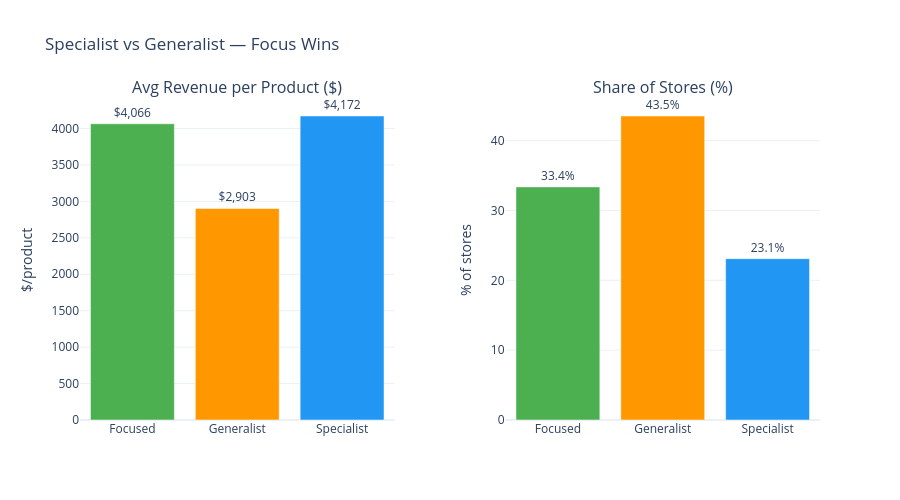

Source (notebook cell):
### Markdown cell above
### 4.1 — Specialist vs Generalist: Revenue per Product

### Code cell
type_stats = (
    df.groupby(STORE_TYPE_COL)
    .agg(
        store_count=(STORE_TYPE_COL, 'size'),
        avg_rev_per_product=(AVG_REV_COL, 'mean'),
        total_revenue=(TOTAL_REV_COL, 'sum'),
        avg_products=(PRODUCT_COUNT_COL, 'mean'),
        avg_rating=(AVG_RATING_COL, 'mean')
    )
    .reset_index()
)
type_stats['pct_stores'] = type_stats['store_count'] / type_stats['store_count'].sum() * 100

print(type_stats.to_string(index=False))

fig = make_subplots(rows=1, cols=2, subplot_titles=['Avg Revenue per Product ($)', 'Share of Stores (%)'],
                    horizontal_spacing=0.15)

colors = {'Specialist': '#2196F3', 'Focused': '#4CAF50', 'Generalist': '#FF9800'}
for _, row in type_stats.iterrows():
    c = colors.get(row[STORE_TYPE_COL], '#999')
    fig.add_trace(go.Bar(x=[row[STORE_TYPE_COL]], y=[row['avg_rev_per_product']],
                         name=row[STORE_TYPE_COL], marker_color=c,
                         text=[f'${row["avg_rev_per_product"]:,.0f}'], textposition='outside'),
                  row=1, col=1)
    fig.add_trace(go.Bar(x=[row[STORE_TYPE_COL]], y=[row['pct_stores']],
                         marker_color=c, showlegend=False,
                         text=[f'{row["pct_stores"]:.1f}%'], textposition='outside'),
                  row=1, col=2)

fig.update_layout(title='Specialist vs Generalist — Focus Wins',
                  template=TEMPLATE, height=500, showlegend=False)
fig.update_yaxes(title_text='$/product', row=1, col=1)
fig.update_yaxes(title_text='% of stores', row=1, col=2)
save_chart(fig, '03_specialist_vs_generalist')
fig.show()

### Figure 1 — Plotly figure (JSON) as saved in the notebook; plotly's stock layout.template omitted (floating-point values rounded to 4 significant figures)
{"data": [{"marker": {"color": "#4CAF50"}, "name": "Focused", "text": ["$4,066"], "textposition": "outside", "type": "bar", "x": ["Focused"], "xaxis": "x", "y": [4066.0], "yaxis": "y"}, {"marker": {"color": "#4CAF50"}, "showlegend": false, "text": ["33.4%"], "textposition": "outside", "type": "bar", "x": ["Focused"], "xaxis": "x2", "y": [33.38], "yaxis": "y2"}, {"marker": {"color": "#FF9800"}, "name": "Generalist", "text": ["$2,903"], "textposition": "outside", "type": "bar", "x": ["Generalist"], "xaxis": "x", "y": [2903.0], "yaxis": "y"}, {"marker": {"color": "#FF9800"}, "showlegend": false, "text": ["43.5%"], "textposition": "outside", "type": "bar", "x": ["Generalist"], "xaxis": "x2", "y": [43.53], "yaxis": "y2"}, {"marker": {"color": "#2196F3"}, "name": "Specialist", "text": ["$4,172"], "textposition": "outside", "type": "bar", "x": ["Specialist"], "xaxis": "x", "y": [4172.0], "yaxis": "y"}, {"marker": {"color": "#2196F3"}, "showlegend": false, "text": ["23.1%"], "textposition": "outside", "type": "bar", "x": ["Specialist"], "xaxis": "x2", "y": [23.1], "yaxis": "y2"}], "layout": {"annotations": [{"font": {"size": 16}, "showarrow": false, "text": "Avg Revenue per Product ($)", "x": 0.2125, "xanchor": "center", "xref": "paper", "y": 1, "yanchor": "bottom", "yref": "paper"}, {"font": {"size": 16}, "showarrow": false, "text": "Share of Stores (%)", "x": 0.7875, "xanchor": "center", "xref": "paper", "y": 1, "yanchor": "bottom", "yref": "paper"}], "height": 500, "showlegend": false, "title": {"text": "Specialist vs Generalist — Focus Wins"}, "xaxis": {"anchor": "y", "domain": [0, 0.425]}, "xaxis2": {"anchor": "y2", "domain": [0.575, 1]}, "yaxis": {"anchor": "x", "domain": [0, 1], "title": {"text": "$/product"}}, "yaxis2": {"anchor": "x2", "domain": [0, 1], "title": {"text": "% of stores"}}}}
